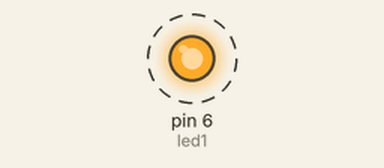
This sketch was run on a simulated Arduino Uno, built with avr-gcc and run on an emulated ATmega328P. Parts: output pins drawn as LEDs (lit = HIGH). Dashed ring = blinking.

Above: at 0.02 s.
Timing chart, 0 to 3.0 s (numbered marks = the images above):
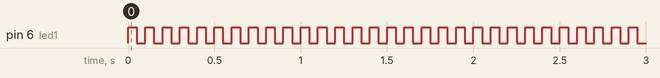

Measured:
- by itself, pin 6 (led1): alternates HIGH for 0.05 s and LOW for 0.05 s

The sketch:

exercise-A.ino
```cpp
#define led1 6

void setup() {
  pinMode(led1, OUTPUT);
}

void loop() {
  digitalWrite(led1, HIGH);
  delay(50);
  digitalWrite(led1, LOW);
  delay(50);
}
```
